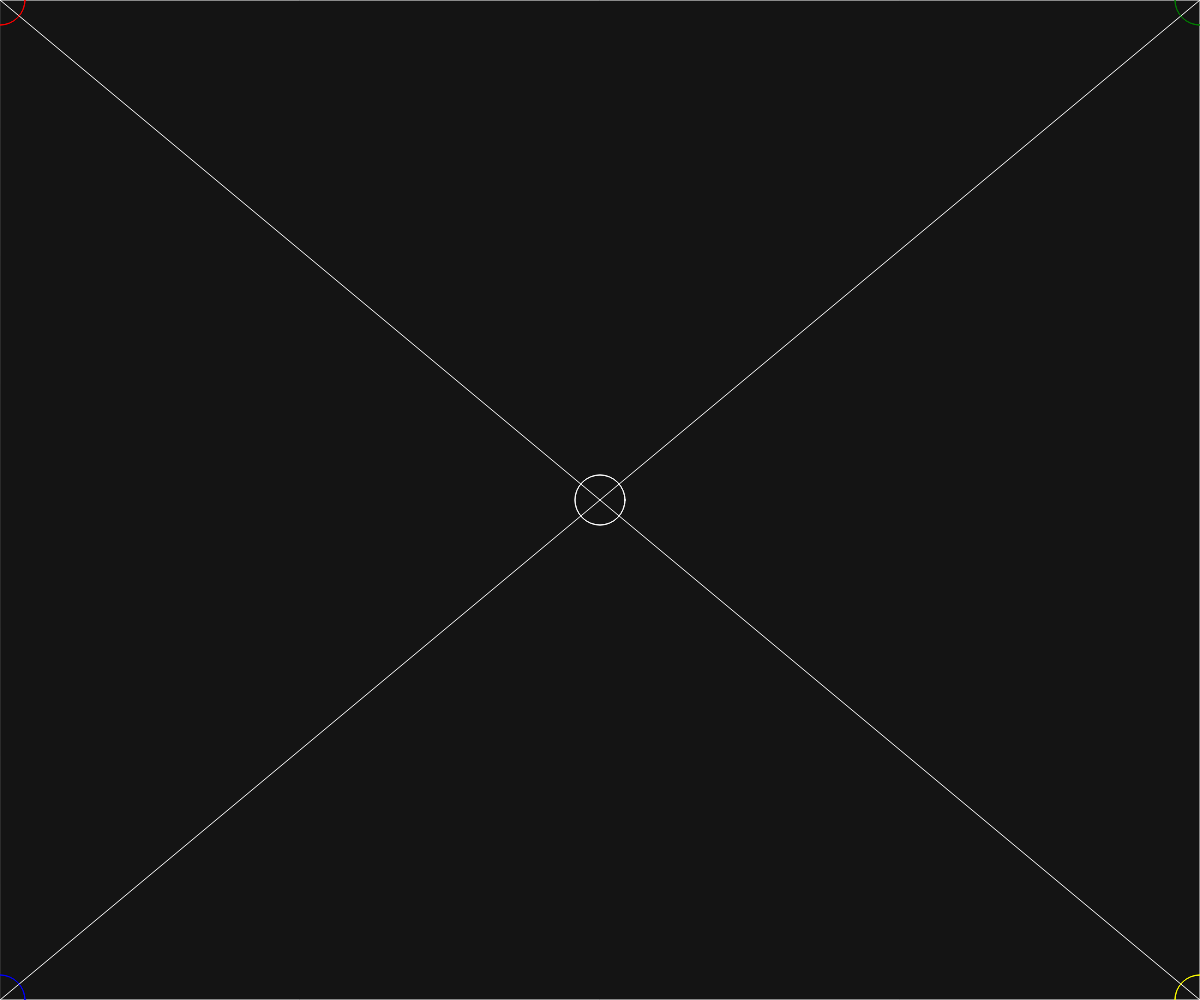
Frame 1 (no input)
Frame 60 (no input): identical to frame 1, image omitted
Frame 120 (the mouse pressed at the canvas centre since frame 60): identical to frame 1, image omitted

The p5.js sketch that drew this single still picture (run headless with seeded random() and noise() and a simulated clock; from frame 60 on, the mouse is pressed at the canvas centre):

// p5.js sketch
// ── sketch.js

var cl = null;
function test(){

  let rst;
  rst = cal_deg(0, 0, 0.5, 0.5);
  if(rst != 45) print("ERR!!" , rst);
  rst = cal_deg(0, 0, 0.0, 1.0);
  if(rst != 0) print("ERR!!" , rst);
  rst = cal_deg(0, 0, 1.0, 0.0);
  if(rst != 90) print("ERR!!" , rst);
  rst = cal_deg(0, 0, 1.0, -1.0);
  if(rst != 135) print("ERR!!" , rst);
  rst = cal_deg(0, 0, 0.0, -1.0);
  if(rst != 180) print("ERR!!" , rst);
  rst = cal_deg(0, 0, -1.0, -1.0);
  if(rst != 225) print("ERR!!" , rst);
  rst = cal_deg(0, 0, -1.0, 0.0);
  if(rst != 270) print("ERR!!!" , rst);
  rst = cal_deg(0, 0, -1.0, 1.0);
  if(rst != 315) print("ERR!!!" , rst);

  rst = cal_pos(45, 1.0);
  if(Math.round(rst.x*100)/100 != 0.71) print("cal_pos45.x::ERR" , Math.round(rst.x*100)/100);
  if(Math.round(rst.y*100)/100 != 0.71) print("cal_pos45.y::ERR" , Math.round(rst.y*100)/100);

  rst = cal_pos(180, 1.0);
  if(Math.round(rst.x*100)/100 != 0.0) print("cal_pos45.x::ERR" , Math.round(rst.x*100)/100);
  if(Math.round(rst.y*100)/100 != -1) print("cal_pos45.y::ERR" , Math.round(rst.y*100)/100);

  rst = cal_pos(225, 1.0);
  if(Math.round(rst.x*100)/100 != -0.71) print("cal_pos45.x::ERR" , Math.round(rst.x*100)/100);
  if(Math.round(rst.y*100)/100 != -0.71) print("cal_pos45.y::ERR" , Math.round(rst.y*100)/100);

  rst = cal_pos(270, 2.0);
  if(Math.round(rst.x*100)/100 != -2.0) print("cal_pos45.x::ERR" , Math.round(rst.x*100)/100);
  if(Math.round(rst.y*100)/100 != -0.0) print("cal_pos45.y::ERR" , Math.round(rst.y*100)/100);

  rst = cal_pos(315, 3.0);
  if(Math.round(rst.x*100)/100 != -2.12) print("cal_pos45.x::ERR" , Math.round(rst.x*100)/100);
  if(Math.round(rst.y*100)/100 != 2.12) print("cal_pos45.y::ERR" , Math.round(rst.y*100)/100);


}


function preload() { //SOUND Loading


}



function setup() {

  cl = color(255 , 255, 255);

    scSetupAuto ();
    // scSetupSemiAuto(SC_SIZE.IPHONE_X);
  test();

}



function draw() {

  background(20);
    checkScreen(true);

    // nofill();
    strokeWeight(1);
    stroke(cl);
    circle(cal_x(0.5), cal_y(0.5), 50);

    //Left/Top corner
    stroke(color( 'red' ));
    circle(cal_x(0.0), cal_y(0.0), 50);

    //Right/Top corner
    stroke(color( 'green' ));
    circle(cal_x(1.0), cal_y(0.0), 50);

    //Left/Bottom corner
    stroke(color( 'blue' ));
    circle(cal_x(0.0), cal_y(1.0), 50);

    //Left corner
    stroke(color( 'yellow' ));
    circle(cal_x(1.0), cal_y(1.0), 50);



}


function touchEnded() {

  print('touch');


}



function deviceTurned(){

  // print("turned!!");
  setTimeout(scSetupAuto, 3000);
  // scSetupAuto();
  cl = color(random(0,255) , random(0,255) , random(0,255));
  // color = 255;

}




function calVel(vel){

   vel.add( createVector( (random(-1,1)*SPD_MOD) , (random(-1,1)*SPD_MOD) ) );

   //SPD Limitter
   if(vel.x>SPD_MAX){

     vel.x = SPD_MAX;
     // print('LIM_A : ' + vel.x);

   }else if(vel.x <= (SPD_MAX*-1) ){

     vel.x = (SPD_MAX*-1);
     // print('LIM_B : ' + vel.x);

   }else{

     // print('LIM_ZERO1 : ' + vel.x);

   }

   if(vel.y>SPD_MAX){

     vel.y = SPD_MAX;
     // print('LIM_C : ' + vel.y);

   }else if(vel.y <= (SPD_MAX*-1) ){

     vel.y = (SPD_MAX*-1);
     // print('LIM_D : ' + vel.y);

   }else{

     // print('LIM_ZERO2 : ' + vel.y);

   }

   return vel;

}




//////////////////////////////////////

// ── screen.js
var wd = 0;
var ht = 0;
const SC_CENTER = 0.5;
const CENTER_X = SC_CENTER;
const CENTER_Y = SC_CENTER;
const RAD_KEY = Math.PI/180;


var SC_SIZE = {
    IPHONE_X : 1,
    IPHONE_X_W : 2,
    IPAD_PRO12 : 3,
    IPAD_PRO12_W : 4,
    AUTO : 5
};



function scSetup(x,y){

  wd = x;
  ht = y;
  // createCanvas(windowWidth, windowHeight);
  createCanvas(wd , ht);

}


function scSetupAuto(){


    scSetup(windowWidth, windowHeight);


}



function scSetupSemiAuto(sc){

  let x;
  let y;

  switch(sc){

    case SC_SIZE.IPHONE_X:
      x = 375;
      y = 812;
      //x = 374;
      //y = 767;
      break;

    case SC_SIZE.IPHONE_X_W:
      x = 812;
      y = 375;
      break;

    case SC_SIZE.IPAD_PRO12:
      x = 1024;
      y = 1366;
      break;

    case SC_SIZE.IPAD_PRO12_W:
      x = 1366;
      y = 1024;
      break;

    default:
      print("ERR : scSetupSemiAuto: Unknown screen was specified.");
      break;

  }

  scSetup(x,y);

}




function checkScreen(flg){

    if(flg==true){
        noFill();
        strokeWeight(1.0);
        stroke(255);
        rect(0,0, cal_x(1.0) , cal_y(1.0));
        line(0,0, cal_x(1.0) , cal_y(1.0));
        line(0,cal_y(1.0), cal_x(1.0) , 0);

        // nofill();
        strokeWeight(1);
        stroke(color('white'));
        circle(cal_x(0.5), cal_y(0.5), 50);

        //Left/Top corner
        stroke(color( 'red' ));
        circle(cal_x(0.0), cal_y(0.0), 50);

        //Right/Top corner
        stroke(color( 'green' ));
        circle(cal_x(1.0), cal_y(0.0), 50);

        //Left/Bottom corner
        stroke(color( 'blue' ));
        circle(cal_x(0.0), cal_y(1.0), 50);

        //Left corner
        stroke(color( 'yellow' ));
        circle(cal_x(1.0), cal_y(1.0), 50);

    }
}




function cal_x(x) {

  return x*wd;

}



function cal_y(y) {

  return y*ht;

}



function cal_deg(x1, y1, x2, y2){

  a = x2 - x1;
  b = y2 - y1;
  let rad = Math.atan2(a,b);
  let deg = rad * 180 / Math.PI;

  if(deg<0){
    deg = deg+360;
  }
  return ( deg );
  // return 40;


}



function cal_pos(theta , dist){
  let rad = theta*RAD_KEY;
  let vec = createVector(0,0);
  vec.y = Math.cos(rad) * dist;
  vec.x = Math.sin(rad) * dist;
  return vec;

}
